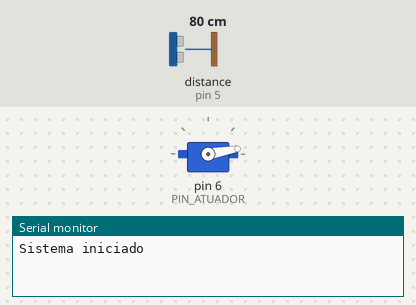
The sketch below on a simulated Arduino Uno, built with avr-gcc and run on an emulated ATmega328P. Parts: servo, the last lines printed to the serial monitor. Wiring (inferred from the names in the program): ultrasonic range finder: trigger pin 4; echo pin 5. Inputs (shaded band) come from the test bench; at power-on: distance to the obstacle (sensor on pin 5) 80 cm. The echo pulse lasts 58.3 µs per cm.

Above: at 1.8 s.
1.9 s: distance to the obstacle (sensor on pin 5) set to 27 cm
3.4 s: distance to the obstacle (sensor on pin 5) set to 23 cm
At 4.5 s:
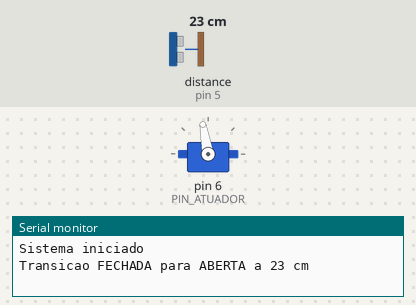
Timing chart, 0 to 6.4 s (numbered marks = the images above; inputs shaded):
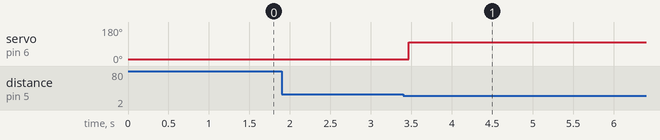

Measured:
- the behaviour switches between 26 and 25 cm on distance to the obstacle (sensor on pin 5) (found by bisection; images 0 and 1)
- after the input at 1.9 s, every drawn part: stays the same
- after the input at 3.4 s, servo on pin 6 (PIN_ATUADOR): 10° → 100° after 0.07 s

The sketch:

lixeira_automatica.ino
```cpp
/*
  LIXEIRA AUTOMATICA COM ACIONAMENTO POR PROXIMIDADE
  Firmware de controle embarcado

  Disciplina...: Robotica
  Plataforma...: Arduino Uno
  Linguagem....: C++ (framework Arduino)
  Revisao......: C

  DESCRICAO
    Implementa o controle de uma tampa acionada por atuador a partir da
    deteccao de proximidade por ultrassom. O sistema opera como uma maquina
    de estados finitos de dois estados, FECHADA e ABERTA, com transicoes
    determinadas por um limiar de distancia e por temporizacao nao
    bloqueante.

  ARQUITETURA DE ALIMENTACAO
    Dominio unico. O cabo USB alimenta a placa, e a placa distribui as
    tensoes aos demais componentes:
      Pino 5V   -> atuador SG90 e sensor HC-SR04-P
      Pino GND  -> retorno comum de ambos

    Diferente da plataforma anterior, o Arduino Uno opera em nivel logico
    de 5 V. O pino ECHO do sensor devolve 5 V, compativel com as entradas
    da placa, o que dispensa o divisor resistivo e a exigencia de alimentar
    o sensor em 3,3 V.

  OBSERVACAO SOBRE CORRENTE
    Alimentado por USB, o Uno limita a corrente disponivel em torno de
    500 mA. O atuador SG90 apresenta pico de aproximadamente 700 mA. Na
    pratica a montagem funciona, porque o pico e breve, mas convem manter
    o capacitor de 1000 uF em paralelo com a alimentacao do atuador.

    Caso a placa reinicie no instante da abertura, a solucao e alimentar o
    Uno por fonte externa no conector de energia, em vez de USB.

  LIGACOES
    HC-SR04-P   VCC   -> 5V
                TRIG  -> pino digital 4
                ECHO  -> pino digital 5
                GND   -> GND
    Atuador     SINAL -> pino digital 6   (fio laranja)
                V+    -> 5V               (fio vermelho)
                GND   -> GND              (fio marrom)
    Capacitor eletrolitico de 1000 uF / 16 V em paralelo com a alimentacao
    do atuador, com a faixa de polaridade voltada ao GND.

  IMPLANTACAO
    Abrir este arquivo na Arduino IDE, selecionar a placa em
    Ferramentas > Placa > Arduino Uno, escolher a porta em
    Ferramentas > Porta, e carregar. As mensagens sao lidas em
    Ferramentas > Monitor Serial, ajustado para 9600 baud.
*/

#include <Servo.h>

// ---------------------------------------------------------------------
// PARAMETROS DE CALIBRACAO
//
// Os valores abaixo constituem os parametros ajustaveis do sistema e devem
// ser determinados empiricamente em bancada, antes da fixacao mecanica dos
// componentes na lixeira.
// ---------------------------------------------------------------------

const int PIN_TRIG    = 4;
const int PIN_ECHO    = 5;
const int PIN_ATUADOR = 6;

// Limiar de acionamento. Valores reduzidos exigem aproximacao excessiva da
// mao; valores elevados produzem acionamentos indevidos por transeuntes.
const float DIST_GATILHO_CM = 25.0;

// Limite superior de validade da leitura. Medidas acima deste valor sao
// interpretadas como ausencia de obstaculo no campo de deteccao.
const float DIST_MAX_CM = 200.0;

// Intervalo de permanencia em estado ABERTA, contado a partir da ultima
// deteccao de presenca. Ver TEMPORIZACAO NAO BLOQUEANTE, no laco loop.
const unsigned long ESPERA_MS = 4000;

// Janela de supressao de leitura posterior a qualquer comando de movimento
// do atuador. Ver SUPRESSAO DE LEITURA, no laco loop.
const unsigned long TRAVA_ATUADOR_MS = 600;

// Intervalo minimo entre disparos consecutivos do transdutor. Intervalos
// inferiores permitem que o eco residual do disparo anterior seja captado
// como se fosse o eco do disparo corrente.
const unsigned long ESPACO_AMOSTRAS_MS = 30;

// Posicoes angulares extremas da tampa, em graus.
//
// Esta e a diferenca mais visivel em relacao a implementacao anterior. A
// biblioteca Servo trabalha diretamente em graus, de 0 a 180, enquanto o
// MicroPython exigia o calculo da largura de pulso. A calibracao passa a
// ser direta: basta observar o angulo resultante e ajustar o numero.
const int ANGULO_FECHADA = 10;
const int ANGULO_ABERTA  = 100;

// ---------------------------------------------------------------------
// ESTADO DO SISTEMA
// ---------------------------------------------------------------------

Servo atuador;

bool aberta = false;
unsigned long tMovimento     = 0;
unsigned long ultimaPresenca = 0;

// ---------------------------------------------------------------------
// SUBSISTEMA DE SENSORIAMENTO
// ---------------------------------------------------------------------

/*
  Executa um ciclo de medicao por tempo de voo.

  O transdutor e excitado por um pulso de 10 us no pino TRIG. A funcao
  pulseIn mede por quanto tempo o pino ECHO permanece em nivel alto, valor
  proporcional ao percurso da onda ate o obstaculo e de retorno.

  A conversao para centimetros emprega o divisor 58, obtido a partir da
  velocidade do som no ar, aproximadamente 343 m/s a 20 graus Celsius, e da
  divisao por dois, uma vez que a onda percorre o trajeto duas vezes.

  Retorna a distancia em centimetros, ou -1 quando a medicao falha.
*/
float disparo() {
  digitalWrite(PIN_TRIG, LOW);
  delayMicroseconds(3);
  digitalWrite(PIN_TRIG, HIGH);
  delayMicroseconds(10);
  digitalWrite(PIN_TRIG, LOW);

  // pulseIn devolve zero quando o tempo limite se esgota, o que corresponde
  // a ausencia de obstaculo no alcance util do sensor.
  unsigned long us = pulseIn(PIN_ECHO, HIGH, 30000UL);
  if (us == 0) {
    return -1.0;
  }

  return us / 58.0;
}

/*
  Retorna a mediana de tres medicoes consecutivas.

  Sensores ultrassonicos de baixo custo apresentam medidas espurias
  isoladas, decorrentes de reflexoes multiplas e de superficies obliquas ao
  feixe. Adotou-se a mediana em vez da media aritmetica porque a media
  incorpora o valor espurio ao resultado de forma proporcional, enquanto a
  mediana o descarta por completo desde que as demais amostras sejam
  validas.

  Retorna a distancia em centimetros, ou -1 quando nenhuma das tres
  medicoes e valida.
*/
float medir() {
  float amostras[3];
  int n = 0;

  for (int i = 0; i < 3; i++) {
    float d = disparo();
    if (d > 2.0 && d < DIST_MAX_CM) {
      amostras[n] = d;
      n++;
    }
    delay(ESPACO_AMOSTRAS_MS);
  }

  if (n == 0) {
    return -1.0;
  }

  // Ordenacao por trocas sucessivas. Com no maximo tres elementos, o
  // metodo mais simples e tambem o mais adequado.
  for (int i = 0; i < n - 1; i++) {
    for (int j = i + 1; j < n; j++) {
      if (amostras[j] < amostras[i]) {
        float t = amostras[i];
        amostras[i] = amostras[j];
        amostras[j] = t;
      }
    }
  }

  return amostras[n / 2];
}

// ---------------------------------------------------------------------
// SUBSISTEMA DE ATUACAO
// ---------------------------------------------------------------------

/*
  Comanda a tampa para a posicao aberta.

  O sinal e mantido enquanto o sistema permanecer neste estado, uma vez que
  a sustentacao da tampa depende do torque continuo do atuador.
*/
void abrir() {
  atuador.attach(PIN_ATUADOR);
  atuador.write(ANGULO_ABERTA);
  aberta = true;
  tMovimento = millis();
}

/*
  Comanda a tampa para a posicao fechada e desativa o sinal.

  A chamada a detach equivale a interromper o sinal PWM, e a decisao e
  deliberada. Um atuador sob sinal permanente executa correcoes continuas
  de posicao, o que produz ruido audivel e consumo constante de corrente.
  Como a tampa fechada se apoia sobre a borda da lixeira, a posicao e
  mantida mecanicamente e o sinal se torna dispensavel neste estado.

  A mesma estrategia nao se aplica ao estado aberto: sem sinal, a tampa
  retornaria a posicao fechada por acao da gravidade.
*/
void fechar() {
  atuador.attach(PIN_ATUADOR);
  atuador.write(ANGULO_FECHADA);
  aberta = false;
  tMovimento = millis();

  delay(TRAVA_ATUADOR_MS);
  atuador.detach();
}

// ---------------------------------------------------------------------
// INICIALIZACAO
// ---------------------------------------------------------------------

void setup() {
  Serial.begin(9600);

  pinMode(PIN_TRIG, OUTPUT);
  pinMode(PIN_ECHO, INPUT);
  digitalWrite(PIN_TRIG, LOW);

  Serial.println("Sistema iniciado");

  // Estabelece condicao inicial conhecida, independentemente da posicao em
  // que a tampa se encontrava antes da energizacao.
  fechar();

  ultimaPresenca = millis();
}

// ---------------------------------------------------------------------
// LACO DE CONTROLE
//
// TEMPORIZACAO NAO BLOQUEANTE
//   A permanencia em estado ABERTA nao e implementada por suspensao da
//   execucao. Uma chamada bloqueante interromperia a aquisicao de dados
//   durante todo o intervalo, e a tampa se fecharia sobre o usuario ainda
//   em processo de descarte.
//
//   Adotou-se, em seu lugar, o registro do instante da ultima deteccao de
//   presenca. O laco permanece em execucao continua e o fechamento e
//   decidido pela comparacao entre o instante corrente e esse registro.
//   Enquanto houver presenca, o registro e renovado e o intervalo nunca se
//   completa.
//
// SUPRESSAO DE LEITURA
//   Durante e imediatamente apos o deslocamento da tampa, a vibracao
//   mecanica transmitida a estrutura compromete a confiabilidade das
//   medidas. As leituras sao portanto descartadas por uma janela fixa
//   posterior a cada comando de movimento.
//
// ARITMETICA DE TEMPO
//   O contador retornado por millis possui largura finita e reinicia apos
//   aproximadamente 49 dias. A subtracao entre variaveis do tipo unsigned
//   long produz resultado correto mesmo quando ocorre esse transbordo, o
//   que torna a construcao millis() - instanteAnterior segura. A ordem dos
//   operandos, contudo, e obrigatoria: inverte-la anula essa propriedade.
// ---------------------------------------------------------------------

void loop() {

  // Etapa 1: supressao de leitura durante o transitorio mecanico.
  if (millis() - tMovimento < TRAVA_ATUADOR_MS) {
    delay(50);
    return;
  }

  // Etapa 2: aquisicao e avaliacao do limiar.
  float d = medir();
  bool presenca = (d > 0.0) && (d < DIST_GATILHO_CM);

  // Etapa 3: avaliacao das transicoes de estado.
  if (presenca) {
    ultimaPresenca = millis();

    if (!aberta) {
      Serial.print("Transicao FECHADA para ABERTA a ");
      Serial.print(d, 0);
      Serial.println(" cm");
      abrir();
    }

  } else if (aberta) {
    unsigned long decorrido = millis() - ultimaPresenca;

    if (decorrido > ESPERA_MS) {
      Serial.print("Transicao ABERTA para FECHADA apos ");
      Serial.print(decorrido);
      Serial.println(" ms");
      fechar();
    }
  }

  // Etapa 4: intervalo de repouso do laco.
  delay(20);
}
```
